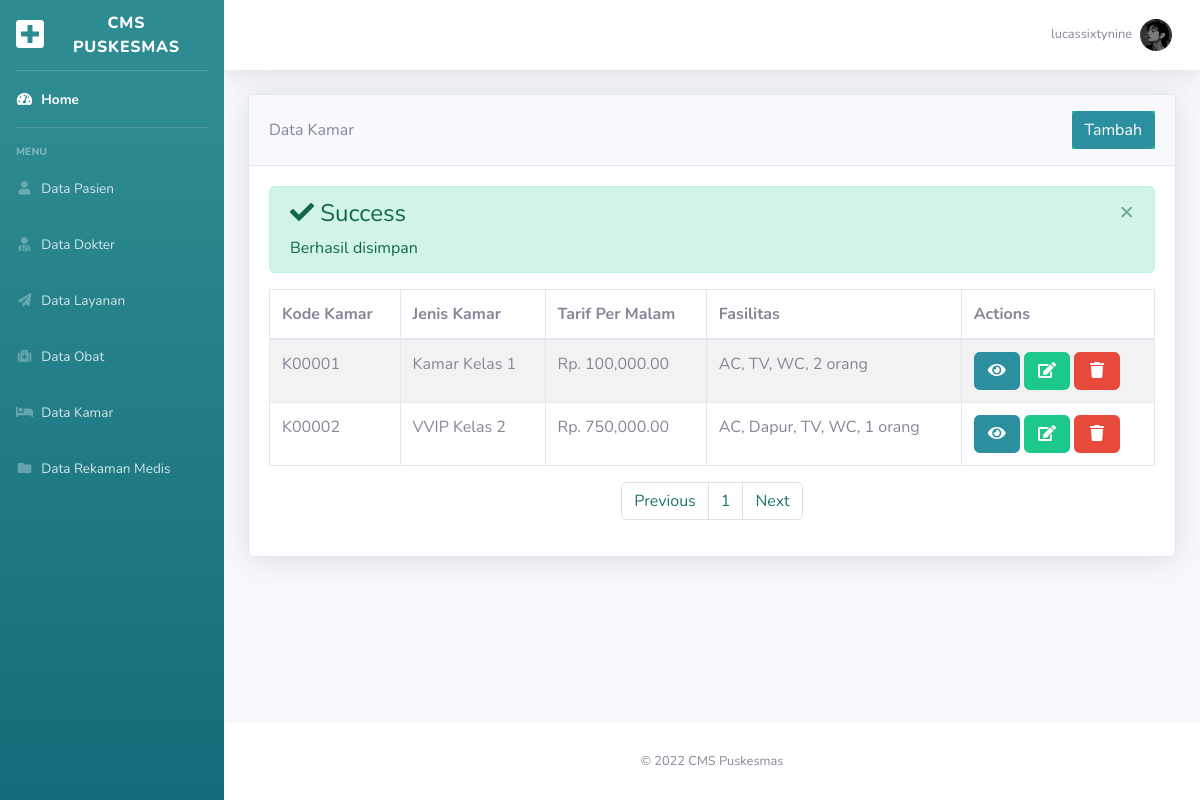
Page /data_kamar.php?alert=berhasil (signed in) on the committed database.
### tables this page shows
CREATE TABLE `kamar` (
  `kode_kamar` varchar(6) NOT NULL,
  `jenis_kamar` varchar(30) DEFAULT NULL,
  `tarif_permalam` int(11) DEFAULT NULL,
  `fasilitas` varchar(100) DEFAULT NULL
);

### data_kamar.php (the view, shortened to what this page needs)
<?php
include('koneksi_database.php');
?>
<!DOCTYPE html>
<html lang="en">
    <head>
        <link href="assets/vendor/fontawesome-free/css/all.min.css" rel="stylesheet" type="text/css">
        <link href="assets/css/sb-admin-2.min.css" rel="stylesheet">
    </head>
    <body id="page-top">
        <div id="wrapper">
            <ul class="navbar-nav bg-gradient-primary sidebar sidebar-dark accordion" id="accordionSidebar">
                <a class="sidebar-brand d-flex align-items-center justify-content-center" href="cms-puskesmas-admin-portal.php">
                    <div class="sidebar-brand-icon">
                        <i class="fas fa-plus-square"></i>
                    </div>
                    <div class="sidebar-brand-text mx-3">CMS Puskesmas</div>
                </a>
                <hr class="sidebar-divider my-0">
                <li class="nav-item active">
                    <a class="nav-link" href="cms-puskesmas-admin-portal.php">
                        <i class="fas fa-fw fa-tachometer-alt"></i>
                        <span>Home</span></a>
                </li>
                <hr class="sidebar-divider">
                <div class="sidebar-heading">
                    Menu
                </div>
                <li class="nav-item">
                    <a class="nav-link" href="data_pasien.php">
                        <i class="fas fa-fw fa-user"></i>
                        <span>Data Pasien</span>
                    </a>
                    <a class="nav-link" href="data_dokter.php">
                        <i class="fas fa-fw fa-user-md"></i>
                        <span>Data Dokter</span>
                    </a>
                    <a class="nav-link" href="data_layanan.php">
                        <i class="fas fa-fw fa-paper-plane"></i>
                        <span>Data Layanan</span>
                    </a>
                    <a class="nav-link" href="data_obat.php">
                        <i class="fas fa-fw fa-medkit"></i>
                        <span>Data Obat</span>
                    </a>
                    <a class="nav-link" href="data_kamar.php">
                        <i class="fas fa-fw fa-bed"></i>
                        <span>Data Kamar</span>
                    </a>
                    <a class="nav-link" href="data_rekaman_medis.php">
                        <i class="fas fa-fw fa-folder"></i>
                        <span>Data Rekaman Medis</span>
                    </a>
                </li>
            </ul>
            <div id="content-wrapper" class="d-flex flex-column">
                <div id="content">
                    <nav class="navbar navbar-expand navbar-light bg-white topbar mb-4 static-top shadow">
                        <ul class="navbar-nav ml-auto">
                            <li class="nav-item dropdown no-arrow">
                                <a class="nav-link dropdown-toggle" href="#" id="userDropdown" role="button"
                                    data-toggle="dropdown" aria-haspopup="true" aria-expanded="false">
                                    <?php echo "<span class='mr-2 d-none d-lg-inline text-gray-600 small'>" . $_SESSION['username'] . "</span>";?>
                                    <?php
                                        $username = $_SESSION['username'];
                                        $query = mysqli_query($conn,"SELECT * FROM admin WHERE username='$username'");
                                    ?>
                                    <?php $d = mysqli_fetch_array($query);?>
                                    <img class="img-profile rounded-circle" src="assets/uploaded_pics/<?php echo $d['image'];?>">
                                </a>
                            </li>
                        </ul>
                    </nav>
                    <div class="container-fluid">
                        <div class="row">
                            <div class="col-xl-12 col-lg-7">
                                <div class="card shadow mb-4">
                                    <div class="card-header py-3 d-flex flex-row align-items-center justify-content-between">
                                        Data Kamar
                                        <div class="bg-success text-white">
                                            <a href="tambah_data_kamar.php" class="btn btn-md btn-primary float-right">Tambah</a>
                                        </div>
                                    </div>
                                    <div class="card-body">
                                        <?php
                                            if(isset($_GET['alert'])){
                                                if($_GET['alert']=='berhasil_ditambah'){
                                                    ?>
                                                    <div class="alert alert-success alert-dismissible">
                                                        <button type="button" class="close" data-dismiss="alert" aria-hidden="true">×</button>
                                                        <h4><i class="icon fa fa-check"></i> Success</h4>
                                                        Berhasil ditambah
                                                    </div>
                                                    <?php
                                                }elseif($_GET['alert']=="berhasil"){
                                                    ?>
                                                    <div class="alert alert-success alert-dismissible">
                                                        <button type="button" class="close" data-dismiss="alert" aria-hidden="true">×</button>
                                                        <h4><i class="icon fa fa-check"></i> Success</h4>
                                                        Berhasil disimpan
                                                    </div>
                                                    <?php
                                                }else if($_GET['alert']=="gagal_dihapus"){
                                                    ?>
                                                    <div class="alert alert-danger alert-dismissible">
                                                        <button type="button" class="close" data-dismiss="alert" aria-hidden="true">×</button>
                                                        <h4><i class="icon fa fa-exclamation-triangle"></i> Peringat!</h4>
                                                        Gagal dihapus
                                                    </div>
                                                    <?php
                                                }
                                            }
                                        ?>
                                        <table id="tabel-kamar" class="table table-striped table-bordered" style="width:100%">
                                            <thead>
                                                <tr>
                                                    <th>Kode Kamar</th>
                                                    <th>Jenis Kamar</th>
                                                    <th>Tarif Per Malam</th>
                                                    <th>Fasilitas</th>
                                                    <th>Actions</th>
                                                </tr>
                                            </thead>
                                            <tbody>
                                                <?php
                                                    $batas = 10;
                                                    $halaman = ISSET($_GET['halaman'])?(int)$_GET['halaman'] : 1;
                                                    $halaman_awal = ($halaman>1) ? ($halaman*$batas) - $batas : 0;
                                                    $next = $halaman + 1;
                                                    $data = mysqli_query($conn,"SELECT * FROM kamar");
                                                    $jumlah_data = mysqli_num_rows($data);
                                                    $total_halaman = ceil($jumlah_data / $batas);
                                                    $data_kamar = mysqli_query($conn, "SELECT * FROM kamar LIMIT $halaman_awal, $batas");
                                                    while($d = mysqli_fetch_array($data_kamar)){
                                                        ?>
                                                        <tr>
                                                            <td><?php echo $d['kode_kamar']; ?></td>
                                                            <td><?php echo $d['jenis_kamar']; ?></td>
                                                            <td><?php echo "Rp. " . number_format($d['tarif_permalam'],2);?></td>
                                                            <td><?php echo $d['fasilitas'];?></td>
                                                            <td>
                                                                <a href="#" class="btn btn-md btn-primary text-white" data-toggle="modal" data-target="#modalViewKamar<?php echo $d['kode_kamar'];?>"><span class="fas fa-fw fa-eye"></span></a>
                                                                <a href="#" class="btn btn-md btn-success text-white" data-toggle="modal" data-target="#modalKamar<?php echo $d['kode_kamar'];?>"><span class="fas fa-fw fa-edit"></span></a>
                                                                <a href="#" class="btn btn-md btn-danger text-white" data-toggle="modal" data-target="#modalDeleteKamar<?php echo $d['kode_kamar']; ?>"><span class="fas fa-fw fa-trash"></span></a>
                                                            </td>
                                                        </tr>
                                                        <?php
                                                    }
                                                    ?>
                                            </tbody>
                                        </table>
                                        <nav>
                                            <ul class="pagination justify-content-center">
                                                <li class="page-item">
                                                <a class="page-link" <?php if($halaman > 1){ echo "href='?halaman=$Previous'";}?>>Previous</a>
                                                </li>
                                                <?php
                                                    for($x=1;$x<=$total_halaman;$x++){
                                                        ?>
                                                        <li class="page-item"><a class="page-link" href="?halaman=<?php echo $x ?>"><?php echo $x; ?></a></li>
                                                        <?php
                                                    }
                                                ?>
                                                <li class="page-item">
                                                <a class="page-link" <?php if($halaman < $total_halaman) { echo "href='?halaman=$next'";} ?>>Next</a>
                                                </li>
                                            </ul>
                                        </nav>
                                    </div>
                                </div>
                            </div>
                        </div>
                    </div>
                </div>
                <footer class="sticky-footer bg-white">
                    <div class="container my-auto">
                        <div class="copyright text-center my-auto">
                            <span>&copy;
                                <?php
                                    $copyYear = 2022;
                                    $currYear = date('Y');
                                    echo $copyYear . (($copyYear != $currYear) ? '-' . $currYear : '');
                                ?>
                                CMS Puskesmas
                            </span>
                        </div>
                    </div>
                </footer>
            </div>
        </div>
    </body>
</html>

### rows in the picture
kamar: kode_kamar "K00001", jenis_kamar "Kamar Kelas 1", tarif_permalam "100,000.00", fasilitas "AC, TV, WC, 2 orang"
kamar: kode_kamar "K00002", jenis_kamar "VVIP Kelas 2", tarif_permalam "750,000.00", fasilitas "AC, Dapur, TV, WC, 1 orang"

### other values in the picture
$_SESSION['username'] "lucassixtynine"
$copyYear "2022"
